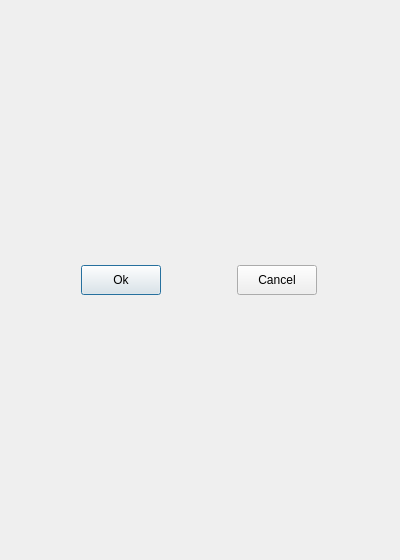
<?xml version="1.0" encoding="UTF-8"?>
<ui version="4.0">
 <class>QSystemResourceDialog</class>
 <widget class="QDialog" name="QSystemResourceDialog">
  <property name="geometry">
   <rect>
    <x>0</x>
    <y>0</y>
    <width>400</width>
    <height>560</height>
   </rect>
  </property>
  <property name="minimumSize">
   <size>
    <width>400</width>
    <height>0</height>
   </size>
  </property>
  <property name="maximumSize">
   <size>
    <width>400</width>
    <height>16777215</height>
   </size>
  </property>
  <property name="windowTitle">
   <string>System Resource</string>
  </property>
  <layout class="QVBoxLayout" name="verticalLayout">
   <item>
    <layout class="QHBoxLayout" name="horizontalLayout">
     <item>
      <widget class="QPushButton" name="pushButton_2">
       <property name="minimumSize">
        <size>
         <width>80</width>
         <height>30</height>
        </size>
       </property>
       <property name="maximumSize">
        <size>
         <width>80</width>
         <height>30</height>
        </size>
       </property>
       <property name="text">
        <string>Ok</string>
       </property>
      </widget>
     </item>
     <item>
      <widget class="QPushButton" name="pushButton">
       <property name="minimumSize">
        <size>
         <width>80</width>
         <height>30</height>
        </size>
       </property>
       <property name="maximumSize">
        <size>
         <width>80</width>
         <height>30</height>
        </size>
       </property>
       <property name="text">
        <string>Cancel</string>
       </property>
      </widget>
     </item>
    </layout>
   </item>
  </layout>
 </widget>
 <resources/>
 <connections/>
</ui>
